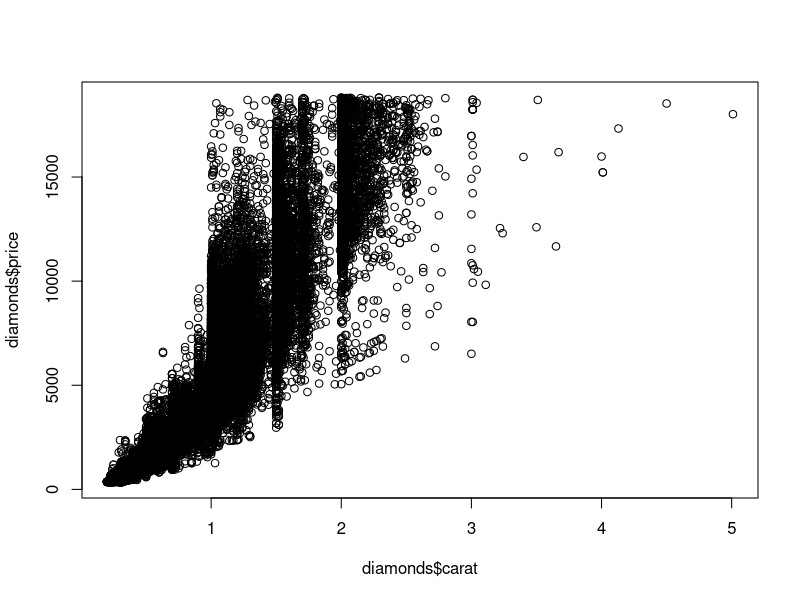
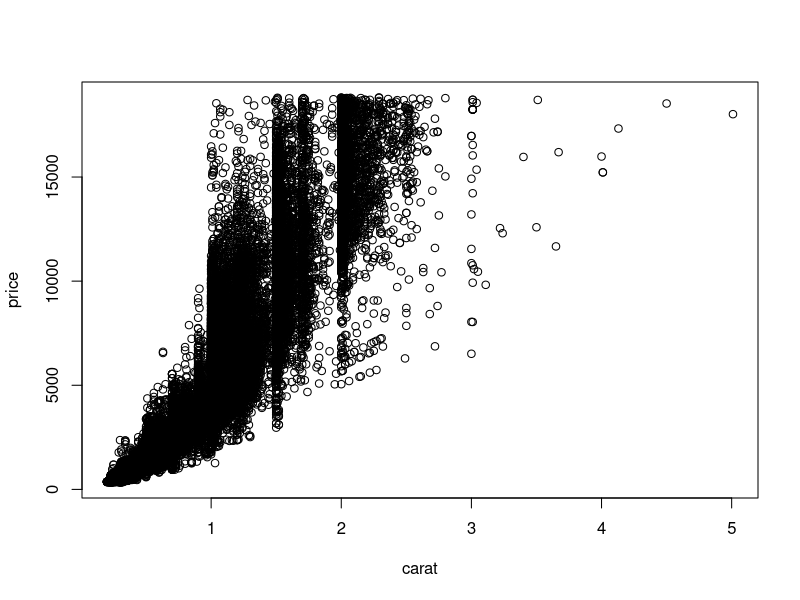
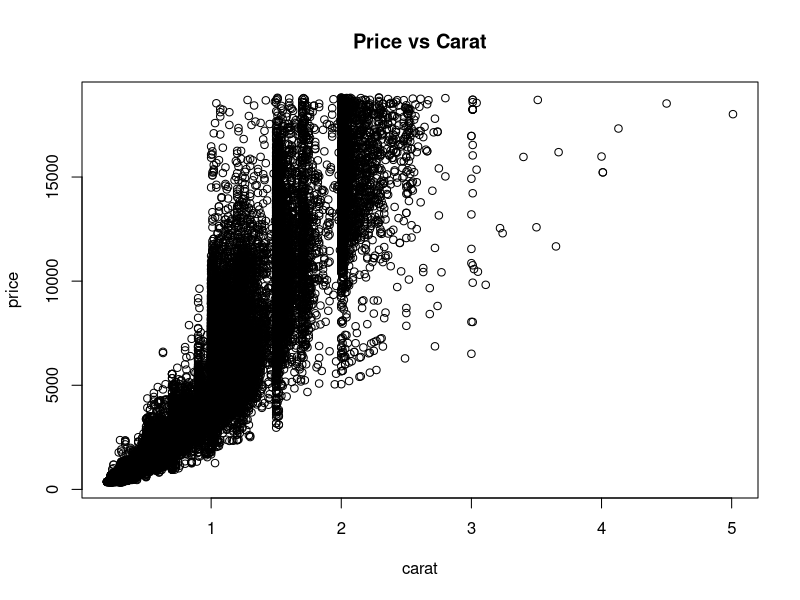

Write R code to recreate these figures, in order.
require(ggplot2)
data("diamonds")
head(diamonds)

plot(diamonds$carat, diamonds$price)

#alternatieve notatie
plot(price ~ carat, data = diamonds)

plot(price ~ carat, data = diamonds, main="Price vs Carat")
